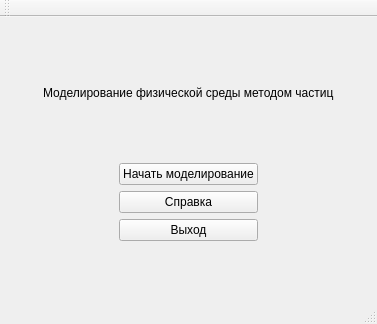
<?xml version="1.0" encoding="UTF-8"?>
<ui version="4.0">
 <class>MainWindow</class>
 <widget class="QMainWindow" name="MainWindow">
  <property name="geometry">
   <rect>
    <x>0</x>
    <y>0</y>
    <width>377</width>
    <height>324</height>
   </rect>
  </property>
  <property name="windowTitle">
   <string>Курсовая работа</string>
  </property>
  <widget class="QWidget" name="centralWidget">
   <layout class="QVBoxLayout" name="verticalLayout_3">
    <item>
     <layout class="QVBoxLayout" name="verticalLayout">
      <item>
       <spacer name="verticalSpacer">
        <property name="orientation">
         <enum>Qt::Vertical</enum>
        </property>
        <property name="sizeHint" stdset="0">
         <size>
          <width>20</width>
          <height>40</height>
         </size>
        </property>
       </spacer>
      </item>
      <item>
       <layout class="QHBoxLayout" name="horizontalLayout">
        <item>
         <spacer name="horizontalSpacer">
          <property name="orientation">
           <enum>Qt::Horizontal</enum>
          </property>
          <property name="sizeHint" stdset="0">
           <size>
            <width>40</width>
            <height>20</height>
           </size>
          </property>
         </spacer>
        </item>
        <item>
         <widget class="QLabel" name="label">
          <property name="text">
           <string>Моделирование физической среды методом частиц</string>
          </property>
         </widget>
        </item>
        <item>
         <spacer name="horizontalSpacer_2">
          <property name="orientation">
           <enum>Qt::Horizontal</enum>
          </property>
          <property name="sizeHint" stdset="0">
           <size>
            <width>40</width>
            <height>20</height>
           </size>
          </property>
         </spacer>
        </item>
       </layout>
      </item>
      <item>
       <spacer name="verticalSpacer_2">
        <property name="orientation">
         <enum>Qt::Vertical</enum>
        </property>
        <property name="sizeHint" stdset="0">
         <size>
          <width>20</width>
          <height>40</height>
         </size>
        </property>
       </spacer>
      </item>
     </layout>
    </item>
    <item>
     <layout class="QHBoxLayout" name="horizontalLayout_2">
      <item>
       <spacer name="horizontalSpacer_3">
        <property name="orientation">
         <enum>Qt::Horizontal</enum>
        </property>
        <property name="sizeHint" stdset="0">
         <size>
          <width>40</width>
          <height>20</height>
         </size>
        </property>
       </spacer>
      </item>
      <item>
       <layout class="QVBoxLayout" name="verticalLayout_2">
        <item>
         <widget class="QPushButton" name="startButton">
          <property name="text">
           <string>Начать моделирование</string>
          </property>
         </widget>
        </item>
        <item>
         <widget class="QPushButton" name="helpButton">
          <property name="text">
           <string>Справка</string>
          </property>
         </widget>
        </item>
        <item>
         <widget class="QPushButton" name="exitButton">
          <property name="text">
           <string>Выход</string>
          </property>
         </widget>
        </item>
        <item>
         <spacer name="verticalSpacer_3">
          <property name="orientation">
           <enum>Qt::Vertical</enum>
          </property>
          <property name="sizeHint" stdset="0">
           <size>
            <width>20</width>
            <height>40</height>
           </size>
          </property>
         </spacer>
        </item>
       </layout>
      </item>
      <item>
       <spacer name="horizontalSpacer_4">
        <property name="orientation">
         <enum>Qt::Horizontal</enum>
        </property>
        <property name="sizeHint" stdset="0">
         <size>
          <width>40</width>
          <height>20</height>
         </size>
        </property>
       </spacer>
      </item>
     </layout>
    </item>
   </layout>
  </widget>
  <widget class="QMenuBar" name="menuBar">
   <property name="geometry">
    <rect>
     <x>0</x>
     <y>0</y>
     <width>377</width>
     <height>20</height>
    </rect>
   </property>
  </widget>
  <widget class="QToolBar" name="mainToolBar">
   <attribute name="toolBarArea">
    <enum>TopToolBarArea</enum>
   </attribute>
   <attribute name="toolBarBreak">
    <bool>false</bool>
   </attribute>
  </widget>
  <widget class="QStatusBar" name="statusBar"/>
 </widget>
 <layoutdefault spacing="6" margin="11"/>
 <resources/>
 <connections/>
</ui>
